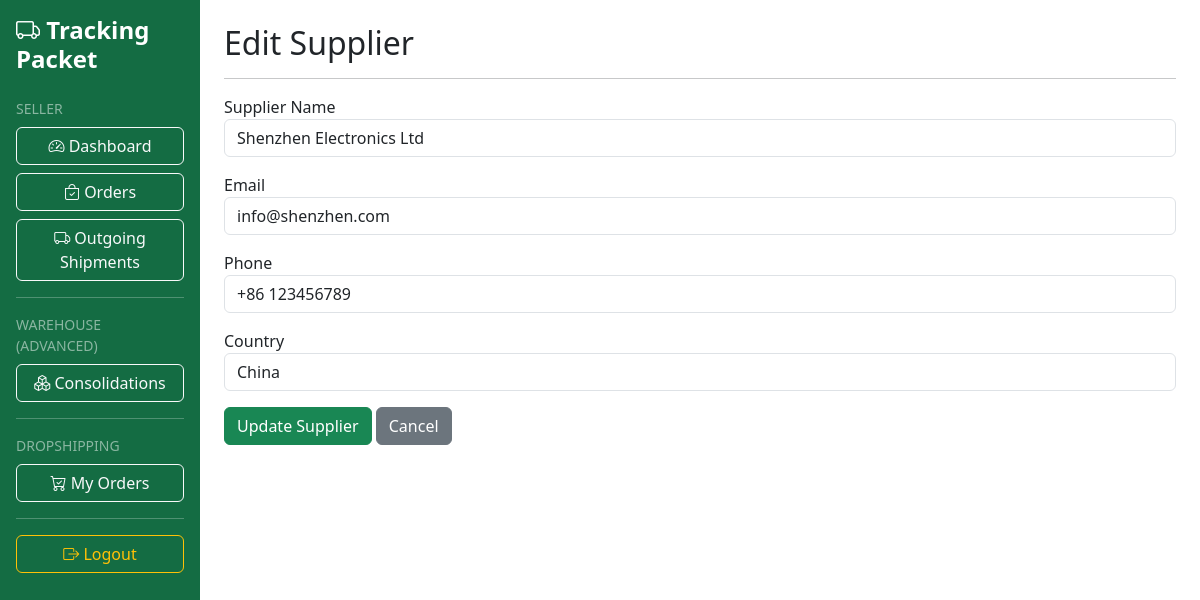
Screenshot of /seller/supplier/edit.php?id=2 (signed in) with the database file from the repository.
### tables this page shows
CREATE TABLE `suppliers` (
  `id` int(11) NOT NULL,
  `seller_id` int(11) NOT NULL,
  `supplier_name` varchar(100) NOT NULL,
  `email` varchar(100) DEFAULT NULL,
  `phone` varchar(30) DEFAULT NULL,
  `country` varchar(100) DEFAULT NULL,
  `created_at` timestamp NOT NULL DEFAULT current_timestamp()
);

### seller/supplier/edit.php (the view, shortened to what this page needs)
<?php
$id = (int) $_GET['id'];
$query = mysqli_query(
    $conn,
    "SELECT * FROM suppliers WHERE id='$id'"
);
$supplier = mysqli_fetch_assoc($query);
include '../../includes/layout-top.php';
?>
    <h2>Edit Supplier</h2>
    <hr>
    <form method="POST">
        <div class="mb-3">
            <label>Supplier Name</label>
            <input
                type="text"
                name="supplier_name"
                class="form-control"
                value="<?= $supplier['supplier_name']; ?>"
                required>
        </div>
        <div class="mb-3">
            <label>Email</label>
            <input
                type="email"
                name="email"
                class="form-control"
                value="<?= $supplier['email']; ?>">
        </div>
        <div class="mb-3">
            <label>Phone</label>
            <input
                type="text"
                name="phone"
                class="form-control"
                value="<?= $supplier['phone']; ?>">
        </div>
        <div class="mb-3">
            <label>Country</label>
            <input
                type="text"
                name="country"
                class="form-control"
                value="<?= $supplier['country']; ?>">
        </div>
        <button
            type="submit"
            name="update"
            class="btn btn-primary">
            Update Supplier
        </button>
        <a
            href="index.php"
            class="btn btn-secondary">
            Cancel
        </a>
    </form>
<?php include '../../includes/layout-bottom.php'; ?>

### assets/css/custom.css (style rules this page uses)
:root { --primary-green:#198754; --primary-green-dark:#146c43; }
.btn-primary { background-color:var(--primary-green); border-color:var(--primary-green); }

### rows the page displays
suppliers: supplier_name "Shenzhen Electronics Ltd", email "info@shenzhen.com", phone "+86 123456789", country "China"
